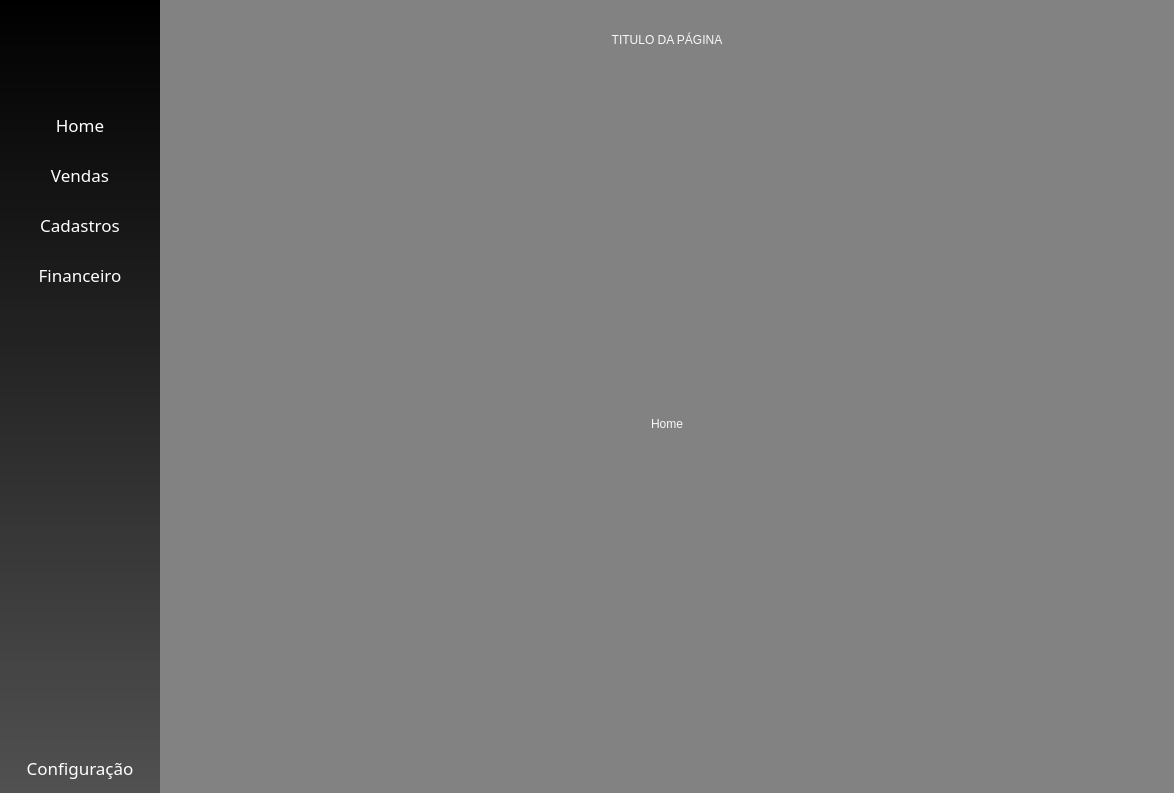
<?xml version="1.0" encoding="UTF-8"?>
<ui version="4.0">
 <class>MainWindow</class>
 <widget class="QMainWindow" name="MainWindow">
  <property name="geometry">
   <rect>
    <x>0</x>
    <y>0</y>
    <width>1174</width>
    <height>793</height>
   </rect>
  </property>
  <property name="windowTitle">
   <string>MainWindow</string>
  </property>
  <widget class="QWidget" name="centralwidget">
   <layout class="QGridLayout" name="gridLayout_4">
    <property name="leftMargin">
     <number>0</number>
    </property>
    <property name="topMargin">
     <number>0</number>
    </property>
    <property name="rightMargin">
     <number>0</number>
    </property>
    <property name="bottomMargin">
     <number>0</number>
    </property>
    <property name="horizontalSpacing">
     <number>0</number>
    </property>
    <item row="0" column="1">
     <widget class="QWidget" name="Conteudo" native="true">
      <property name="styleSheet">
       <string notr="true">background-color: rgb(130, 130, 130)</string>
      </property>
      <layout class="QGridLayout" name="gridLayout_2">
       <property name="leftMargin">
        <number>15</number>
       </property>
       <property name="topMargin">
        <number>15</number>
       </property>
       <property name="rightMargin">
        <number>15</number>
       </property>
       <property name="bottomMargin">
        <number>15</number>
       </property>
       <property name="spacing">
        <number>6</number>
       </property>
       <item row="0" column="0">
        <widget class="QLabel" name="titulo">
         <property name="minimumSize">
          <size>
           <width>0</width>
           <height>50</height>
          </size>
         </property>
         <property name="maximumSize">
          <size>
           <width>16777215</width>
           <height>50</height>
          </size>
         </property>
         <property name="styleSheet">
          <string notr="true">font: 20pt &quot;Segoe UI Variable Display Semib&quot;;
background-color: qlineargradient(spread:pad, x1:0, y1:0, x2:1, y2:1, stop:0 rgba(0, 0, 0, 0), stop:1 rgba(255, 255, 255, 0));
color: rgb(248, 248, 248)</string>
         </property>
         <property name="text">
          <string>TITULO DA PÁGINA</string>
         </property>
         <property name="alignment">
          <set>Qt::AlignCenter</set>
         </property>
        </widget>
       </item>
       <item row="1" column="0">
        <widget class="QStackedWidget" name="stackedWidget">
         <property name="styleSheet">
          <string notr="true">background-color: qlineargradient(spread:pad, x1:0, y1:0, x2:1, y2:1, stop:0 rgba(0, 0, 0, 0), stop:1 rgba(255, 255, 255, 0));</string>
         </property>
         <property name="currentIndex">
          <number>4</number>
         </property>
         <widget class="QWidget" name="Home">
          <layout class="QGridLayout" name="gridLayout_5">
           <item row="0" column="0">
            <widget class="QLabel" name="titulo_2">
             <property name="minimumSize">
              <size>
               <width>0</width>
               <height>50</height>
              </size>
             </property>
             <property name="maximumSize">
              <size>
               <width>16777215</width>
               <height>50</height>
              </size>
             </property>
             <property name="styleSheet">
              <string notr="true">font: 20pt &quot;Segoe UI Variable Display Semib&quot;;
background-color: qlineargradient(spread:pad, x1:0, y1:0, x2:1, y2:1, stop:0 rgba(0, 0, 0, 0), stop:1 rgba(255, 255, 255, 0));
color: rgb(248, 248, 248)</string>
             </property>
             <property name="text">
              <string>Home</string>
             </property>
             <property name="alignment">
              <set>Qt::AlignCenter</set>
             </property>
            </widget>
           </item>
          </layout>
         </widget>
         <widget class="QWidget" name="Vendas">
          <layout class="QGridLayout" name="gridLayout_6">
           <item row="0" column="0">
            <widget class="QLabel" name="titulo_3">
             <property name="minimumSize">
              <size>
               <width>0</width>
               <height>50</height>
              </size>
             </property>
             <property name="maximumSize">
              <size>
               <width>16777215</width>
               <height>50</height>
              </size>
             </property>
             <property name="styleSheet">
              <string notr="true">font: 20pt &quot;Segoe UI Variable Display Semib&quot;;
background-color: qlineargradient(spread:pad, x1:0, y1:0, x2:1, y2:1, stop:0 rgba(0, 0, 0, 0), stop:1 rgba(255, 255, 255, 0));
color: rgb(248, 248, 248)</string>
             </property>
             <property name="text">
              <string>Vendas</string>
             </property>
             <property name="alignment">
              <set>Qt::AlignCenter</set>
             </property>
            </widget>
           </item>
          </layout>
         </widget>
         <widget class="QWidget" name="Clientes">
          <layout class="QGridLayout" name="gridLayout_7">
           <item row="0" column="0">
            <widget class="QLabel" name="titulo_4">
             <property name="minimumSize">
              <size>
               <width>0</width>
               <height>50</height>
              </size>
             </property>
             <property name="maximumSize">
              <size>
               <width>16777215</width>
               <height>50</height>
              </size>
             </property>
             <property name="styleSheet">
              <string notr="true">font: 20pt &quot;Segoe UI Variable Display Semib&quot;;
background-color: qlineargradient(spread:pad, x1:0, y1:0, x2:1, y2:1, stop:0 rgba(0, 0, 0, 0), stop:1 rgba(255, 255, 255, 0));
color: rgb(248, 248, 248)</string>
             </property>
             <property name="text">
              <string>Clientes</string>
             </property>
             <property name="alignment">
              <set>Qt::AlignCenter</set>
             </property>
            </widget>
           </item>
          </layout>
         </widget>
         <widget class="QWidget" name="Financeiro">
          <layout class="QGridLayout" name="gridLayout_8">
           <item row="0" column="0">
            <widget class="QLabel" name="titulo_5">
             <property name="minimumSize">
              <size>
               <width>0</width>
               <height>50</height>
              </size>
             </property>
             <property name="maximumSize">
              <size>
               <width>16777215</width>
               <height>50</height>
              </size>
             </property>
             <property name="styleSheet">
              <string notr="true">font: 20pt &quot;Segoe UI Variable Display Semib&quot;;
background-color: qlineargradient(spread:pad, x1:0, y1:0, x2:1, y2:1, stop:0 rgba(0, 0, 0, 0), stop:1 rgba(255, 255, 255, 0));
color: rgb(248, 248, 248)</string>
             </property>
             <property name="text">
              <string>Financeiro</string>
             </property>
             <property name="alignment">
              <set>Qt::AlignCenter</set>
             </property>
            </widget>
           </item>
          </layout>
         </widget>
         <widget class="QWidget" name="Configuracoes">
          <layout class="QGridLayout" name="gridLayout_3">
           <item row="0" column="0">
            <widget class="QLabel" name="Home_2">
             <property name="minimumSize">
              <size>
               <width>0</width>
               <height>50</height>
              </size>
             </property>
             <property name="maximumSize">
              <size>
               <width>16777215</width>
               <height>50</height>
              </size>
             </property>
             <property name="styleSheet">
              <string notr="true">font: 20pt &quot;Segoe UI Variable Display Semib&quot;;
background-color: qlineargradient(spread:pad, x1:0, y1:0, x2:1, y2:1, stop:0 rgba(0, 0, 0, 0), stop:1 rgba(255, 255, 255, 0));
color: rgb(248, 248, 248)</string>
             </property>
             <property name="text">
              <string>Home</string>
             </property>
             <property name="alignment">
              <set>Qt::AlignCenter</set>
             </property>
            </widget>
           </item>
          </layout>
         </widget>
        </widget>
       </item>
      </layout>
     </widget>
    </item>
    <item row="0" column="0">
     <widget class="QWidget" name="MenuLateral" native="true">
      <property name="minimumSize">
       <size>
        <width>160</width>
        <height>0</height>
       </size>
      </property>
      <property name="maximumSize">
       <size>
        <width>160</width>
        <height>16777215</height>
       </size>
      </property>
      <property name="styleSheet">
       <string notr="true">background-color: qlineargradient(spread:pad, x1:0.489, y1:0, x2:0.489, y2:1, stop:0 rgba(0, 0, 0, 255), stop:1 rgba(81, 81, 81, 255));</string>
      </property>
      <layout class="QVBoxLayout" name="verticalLayout">
       <property name="spacing">
        <number>0</number>
       </property>
       <property name="leftMargin">
        <number>0</number>
       </property>
       <property name="topMargin">
        <number>0</number>
       </property>
       <property name="rightMargin">
        <number>0</number>
       </property>
       <property name="bottomMargin">
        <number>0</number>
       </property>
       <item>
        <widget class="QWidget" name="Logo" native="true">
         <property name="minimumSize">
          <size>
           <width>0</width>
           <height>80</height>
          </size>
         </property>
         <property name="maximumSize">
          <size>
           <width>16777215</width>
           <height>80</height>
          </size>
         </property>
         <property name="styleSheet">
          <string notr="true">background-color: qlineargradient(spread:pad, x1:0, y1:0, x2:1, y2:1, stop:0 rgba(0, 0, 0, 0), stop:1 rgba(255, 255, 255, 0));</string>
         </property>
         <layout class="QGridLayout" name="gridLayout">
          <item row="0" column="0">
           <widget class="QPushButton" name="btn_logo">
            <property name="minimumSize">
             <size>
              <width>0</width>
              <height>70</height>
             </size>
            </property>
            <property name="maximumSize">
             <size>
              <width>16777215</width>
              <height>50</height>
             </size>
            </property>
            <property name="font">
             <font>
              <family>Segoe UI Variable</family>
              <pointsize>20</pointsize>
             </font>
            </property>
            <property name="styleSheet">
             <string notr="true">QPushButton {
	image: url(:/newPrefix/rancho.png);
background-color: qlineargradient(spread:pad, x1:0, y1:0, x2:1, y2:1, stop:0 rgba(0, 0, 0, 0), stop:1 rgba(255, 255, 255, 0));
border:none;
color: white;
padding: 5px;
}</string>
            </property>
            <property name="text">
             <string/>
            </property>
           </widget>
          </item>
         </layout>
        </widget>
       </item>
       <item>
        <widget class="QWidget" name="nav_bar" native="true">
         <property name="styleSheet">
          <string notr="true">QWidget {
background-color: qlineargradient(spread:pad, x1:0, y1:0, x2:1, y2:1, stop:0 rgba(0, 0, 0, 0), stop:1 rgba(255, 255, 255, 0));
font: 13pt &quot;Segoe UI Variable Display Semib&quot;;
}

QPushButton {
background-color: qlineargradient(spread:pad, x1:0, y1:0, x2:1, y2:1, stop:0 rgba(0, 0, 0, 0), stop:1 rgba(255, 255, 255, 0));
border:none;
color: white;
}

QPushButton:hover {
	border-bottom: 2px solid rgb(124, 199, 73);
}
QPushButton:pressed {
	border-bottom: 4px solid rgb(97, 157, 58);
}</string>
         </property>
         <layout class="QVBoxLayout" name="verticalLayout_3">
          <property name="spacing">
           <number>0</number>
          </property>
          <property name="leftMargin">
           <number>0</number>
          </property>
          <property name="topMargin">
           <number>20</number>
          </property>
          <property name="rightMargin">
           <number>0</number>
          </property>
          <property name="bottomMargin">
           <number>0</number>
          </property>
          <item>
           <widget class="QPushButton" name="btn_home">
            <property name="minimumSize">
             <size>
              <width>0</width>
              <height>50</height>
             </size>
            </property>
            <property name="maximumSize">
             <size>
              <width>16777215</width>
              <height>50</height>
             </size>
            </property>
            <property name="font">
             <font>
              <family>Segoe UI Variable Display Semib</family>
              <pointsize>13</pointsize>
              <weight>50</weight>
              <italic>false</italic>
              <bold>false</bold>
             </font>
            </property>
            <property name="styleSheet">
             <string notr="true"/>
            </property>
            <property name="text">
             <string>Home</string>
            </property>
           </widget>
          </item>
          <item>
           <widget class="QPushButton" name="btn_vendas">
            <property name="minimumSize">
             <size>
              <width>0</width>
              <height>50</height>
             </size>
            </property>
            <property name="maximumSize">
             <size>
              <width>16777215</width>
              <height>50</height>
             </size>
            </property>
            <property name="font">
             <font>
              <family>Segoe UI Variable Display Semib</family>
              <pointsize>13</pointsize>
              <weight>50</weight>
              <italic>false</italic>
              <bold>false</bold>
             </font>
            </property>
            <property name="styleSheet">
             <string notr="true"/>
            </property>
            <property name="text">
             <string>Vendas</string>
            </property>
           </widget>
          </item>
          <item>
           <widget class="QPushButton" name="btn_clientes">
            <property name="minimumSize">
             <size>
              <width>0</width>
              <height>50</height>
             </size>
            </property>
            <property name="maximumSize">
             <size>
              <width>16777215</width>
              <height>50</height>
             </size>
            </property>
            <property name="font">
             <font>
              <family>Segoe UI Variable Display Semib</family>
              <pointsize>13</pointsize>
              <weight>50</weight>
              <italic>false</italic>
              <bold>false</bold>
             </font>
            </property>
            <property name="styleSheet">
             <string notr="true"/>
            </property>
            <property name="text">
             <string>Cadastros</string>
            </property>
           </widget>
          </item>
          <item>
           <widget class="QPushButton" name="btn_financeiro">
            <property name="minimumSize">
             <size>
              <width>0</width>
              <height>50</height>
             </size>
            </property>
            <property name="maximumSize">
             <size>
              <width>16777215</width>
              <height>50</height>
             </size>
            </property>
            <property name="font">
             <font>
              <family>Segoe UI Variable Display Semib</family>
              <pointsize>13</pointsize>
              <weight>50</weight>
              <italic>false</italic>
              <bold>false</bold>
             </font>
            </property>
            <property name="styleSheet">
             <string notr="true"/>
            </property>
            <property name="text">
             <string>Financeiro</string>
            </property>
           </widget>
          </item>
          <item>
           <spacer name="verticalSpacer">
            <property name="orientation">
             <enum>Qt::Vertical</enum>
            </property>
            <property name="sizeHint" stdset="0">
             <size>
              <width>20</width>
              <height>40</height>
             </size>
            </property>
           </spacer>
          </item>
          <item>
           <widget class="QPushButton" name="configuracoes">
            <property name="minimumSize">
             <size>
              <width>0</width>
              <height>50</height>
             </size>
            </property>
            <property name="maximumSize">
             <size>
              <width>16777215</width>
              <height>50</height>
             </size>
            </property>
            <property name="font">
             <font>
              <family>Segoe UI Variable Display Semib</family>
              <pointsize>13</pointsize>
              <weight>50</weight>
              <italic>false</italic>
              <bold>false</bold>
             </font>
            </property>
            <property name="styleSheet">
             <string notr="true"/>
            </property>
            <property name="text">
             <string>Configuração</string>
            </property>
           </widget>
          </item>
         </layout>
        </widget>
       </item>
      </layout>
     </widget>
    </item>
   </layout>
  </widget>
 </widget>
 <resources>
  <include location="GUI/resource.qrc"/>
 </resources>
 <connections/>
</ui>
